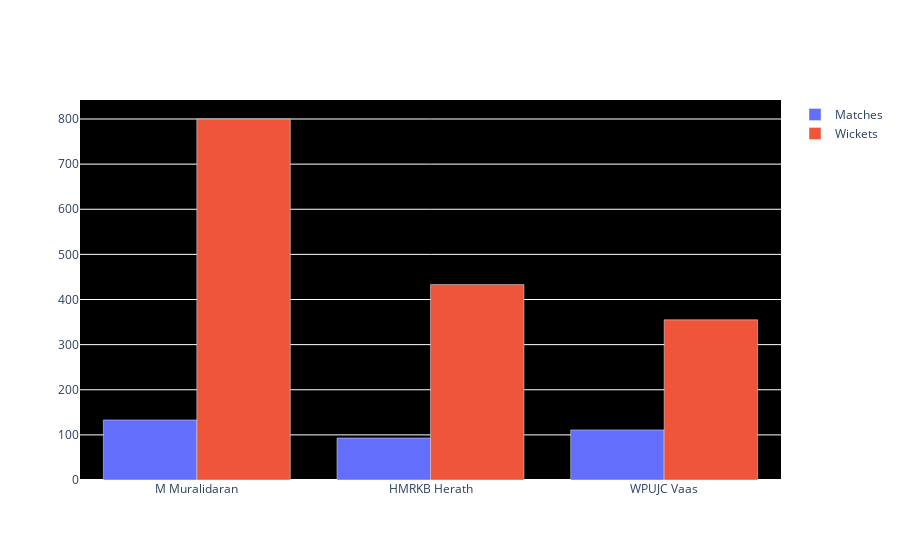
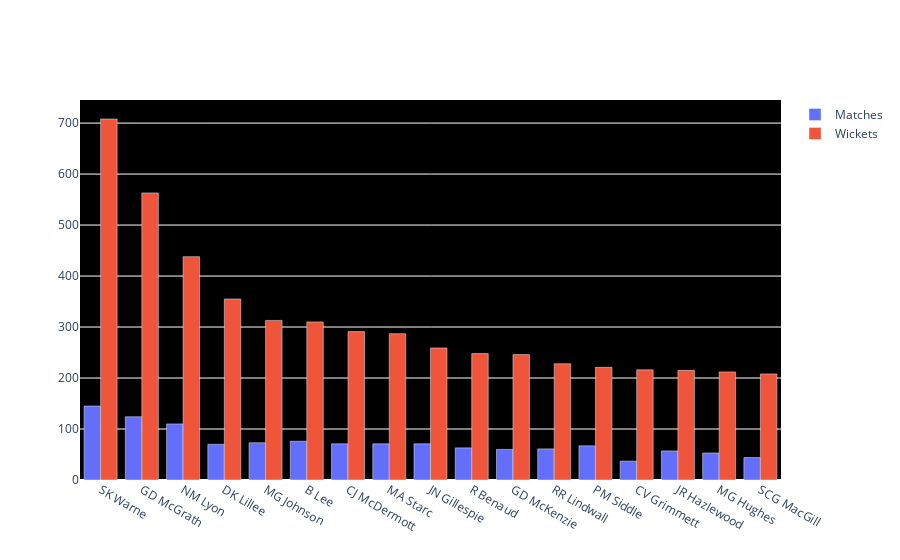
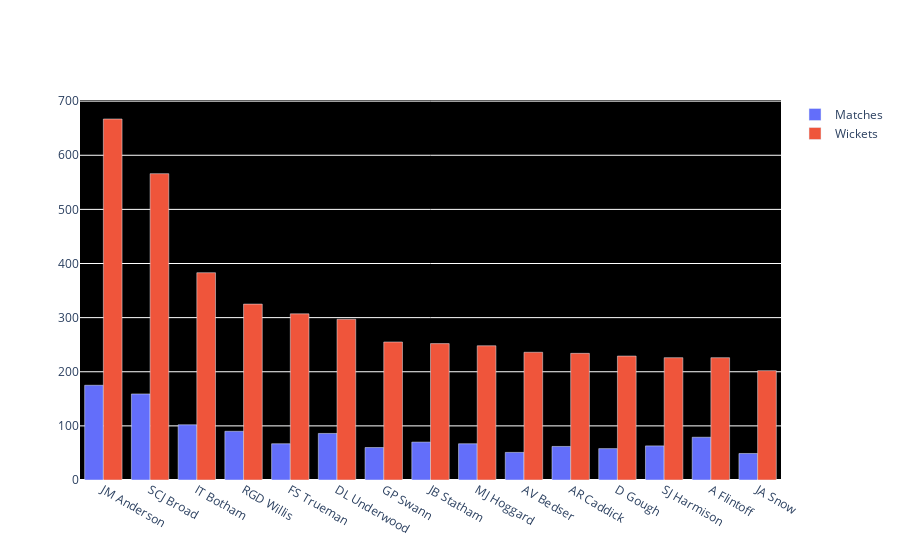
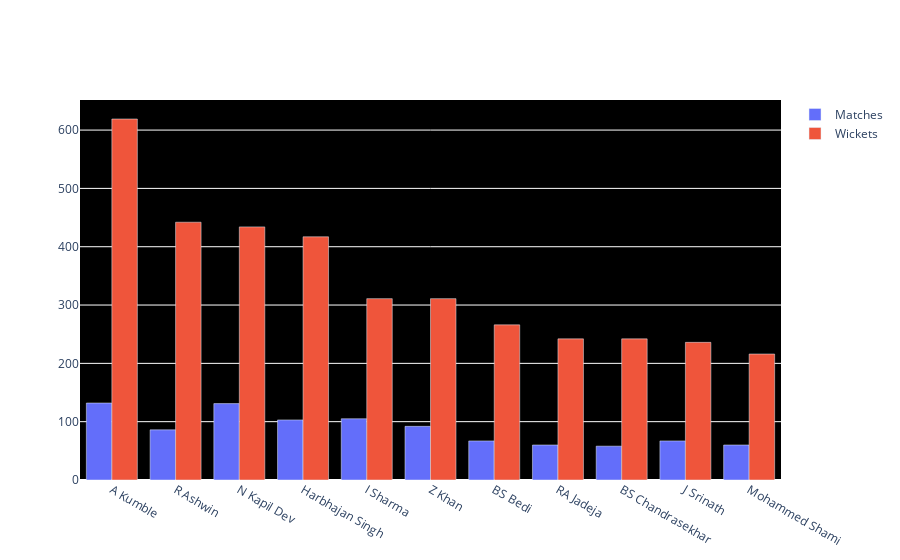

Notebook code cell kept with these figures, in order:
### Markdown cell above
## Number of Matches Played vs Wickets Taken

### Code cell
for country in countries:
    df_country = project_data[project_data["Country"] == country]
    print(counrty_dict.get(country))
    player_names = df_country['Player']
    fig = go.Figure(data=[
        go.Bar(name='Matches', x=player_names, y=df_country['Matches']),
        go.Bar(name='Wickets', x=player_names, y=df_country['Wickets'])
    ])

    # Change the bar mode
    fig.update_layout(barmode='group', plot_bgcolor = 'black')
    fig.show()

### Figure 1 — Plotly figure (JSON) as saved in the notebook; plotly's stock layout.template omitted (floating-point values rounded to 4 significant figures)
{"data": [{"name": "Matches", "type": "bar", "x": ["M Muralidaran", "HMRKB Herath", "WPUJC Vaas"], "y": [133, 93, 111]}, {"name": "Wickets", "type": "bar", "x": ["M Muralidaran", "HMRKB Herath", "WPUJC Vaas"], "y": [800, 433, 355]}], "layout": {"barmode": "group", "plot_bgcolor": "black"}}

### Figure 2 — Plotly figure (JSON) as saved in the notebook; plotly's stock layout.template omitted (floating-point values rounded to 4 significant figures)
{"data": [{"name": "Matches", "type": "bar", "x": ["SK Warne", "GD McGrath", "NM Lyon", "DK Lillee", "MG Johnson", "B Lee", "CJ McDermott", "MA Starc", "JN Gillespie", "R Benaud", "GD McKenzie", "RR Lindwall", "PM Siddle", "CV Grimmett", "JR Hazlewood", "MG Hughes", "SCG MacGill"], "y": [145, 124, 110, 70, 73, 76, 71, 71, 71, 63, 60, 61, 67, 37, 57, 53, 44]}, {"name": "Wickets", "type": "bar", "x": ["SK Warne", "GD McGrath", "NM Lyon", "DK Lillee", "MG Johnson", "B Lee", "CJ McDermott", "MA Starc", "JN Gillespie", "R Benaud", "GD McKenzie", "RR Lindwall", "PM Siddle", "CV Grimmett", "JR Hazlewood", "MG Hughes", "SCG MacGill"], "y": [708, 563, 438, 355, 313, 310, 291, 287, 259, 248, 246, 228, 221, 216, 215, 212, 208]}], "layout": {"barmode": "group", "plot_bgcolor": "black"}}

### Figure 3 — Plotly figure (JSON) as saved in the notebook; plotly's stock layout.template omitted (floating-point values rounded to 4 significant figures)
{"data": [{"name": "Matches", "type": "bar", "x": ["JM Anderson", "SCJ Broad", "IT Botham", "RGD Willis", "FS Trueman", "DL Underwood", "GP Swann", "JB Statham", "MJ Hoggard", "AV Bedser", "AR Caddick", "D Gough", "SJ Harmison", "A Flintoff", "JA Snow"], "y": [175, 159, 102, 90, 67, 86, 60, 70, 67, 51, 62, 58, 63, 79, 49]}, {"name": "Wickets", "type": "bar", "x": ["JM Anderson", "SCJ Broad", "IT Botham", "RGD Willis", "FS Trueman", "DL Underwood", "GP Swann", "JB Statham", "MJ Hoggard", "AV Bedser", "AR Caddick", "D Gough", "SJ Harmison", "A Flintoff", "JA Snow"], "y": [667, 566, 383, 325, 307, 297, 255, 252, 248, 236, 234, 229, 226, 226, 202]}], "layout": {"barmode": "group", "plot_bgcolor": "black"}}

### Figure 4 — Plotly figure (JSON) as saved in the notebook; plotly's stock layout.template omitted (floating-point values rounded to 4 significant figures)
{"data": [{"name": "Matches", "type": "bar", "x": ["A Kumble", "R Ashwin", "N Kapil Dev", "Harbhajan Singh", "I Sharma", "Z Khan", "BS Bedi", "RA Jadeja", "BS Chandrasekhar", "J Srinath", "Mohammed Shami"], "y": [132, 86, 131, 103, 105, 92, 67, 60, 58, 67, 60]}, {"name": "Wickets", "type": "bar", "x": ["A Kumble", "R Ashwin", "N Kapil Dev", "Harbhajan Singh", "I Sharma", "Z Khan", "BS Bedi", "RA Jadeja", "BS Chandrasekhar", "J Srinath", "Mohammed Shami"], "y": [619, 442, 434, 417, 311, 311, 266, 242, 242, 236, 216]}], "layout": {"barmode": "group", "plot_bgcolor": "black"}}
